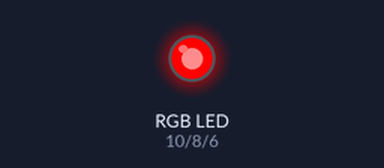
Bench run of a sketch on a simulated Arduino Uno, built with avr-gcc and run on an emulated ATmega328P. Shown: an RGB LED mixed from three pins (HIGH = lit).

Above: at 0.05 s.
At 1.1 s:
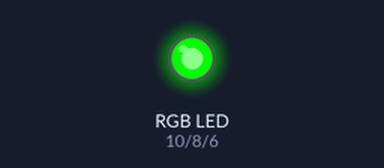
At 24.1 s:
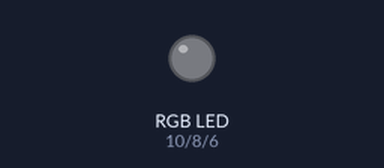
At 39.1 s:
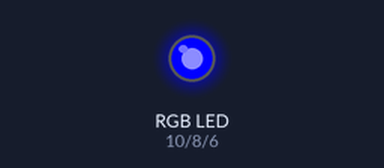
Timing chart, 0 to 40.0 s (numbered marks = the images above):
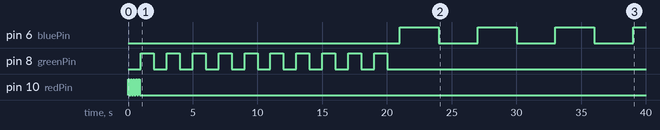

The sketch:

RGBProj2.ino
```cpp
int redPin = 10;
int greenPin = 8;
int bluePin = 6;
int rD = 100;
int gD = 1000;
int bD = 3000;
int myD = 1000;
void setup() {
  // put your setup code here, to run once:
  pinMode(redPin, OUTPUT);
  pinMode(greenPin, OUTPUT);
  pinMode(bluePin, OUTPUT);
}

void loop() {
  // put your main code here, to run repeatedly:
  for(int i=1;i<=5;i++)
  {
    digitalWrite(redPin, HIGH);
    delay(rD);
    digitalWrite(redPin, LOW);
    delay(rD);
  }
  for(int i=1;i<=10;i++)
  {
    digitalWrite(greenPin, HIGH);
    delay(gD);
    digitalWrite(greenPin, LOW);
    delay(gD);
  }
  for(int i=1;i<=15;i++)
  {
    digitalWrite(bluePin, HIGH);
    delay(bD);
    digitalWrite(bluePin, LOW);
    delay(bD);
  }
}
```

Measured:
- by itself, pin 6 (bluePin): LOW → HIGH at 21.0 s, → LOW 3.0 s later, → HIGH 3.0 s later, → LOW 3.0 s later, … (7 changes in this stretch)
- by itself, pin 8 (greenPin): alternates HIGH for 1.0 s and LOW for 1.0 s, 20 changes in all, then stays LOW
- by itself, pin 10 (redPin): alternates HIGH for 0.10 s and LOW for 0.10 s, 10 changes in all, then stays LOW
